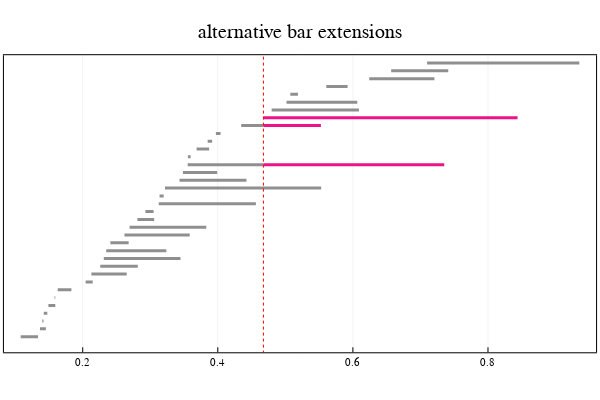

This figure's notebook cell:
### Code cell
# plot one of the alternative bar extensions

# select an alternative bar extension
alt = BE_alt[param][2]

p =plot_barcode(barcode_Y, selected_bars = alt, lw = 3,
                    epsilon = param, v_line = [param],
                    title = "alternative bar extensions")
plot(p)

### Figure 1 — Plotly figure (JSON) as saved in the notebook; plotly's stock layout.template omitted (floating-point values rounded to 4 significant figures)
{"data": [{"colorbar": {"title": ""}, "hoverinfo": "text", "legendgroup": "y1", "line": {"color": "rgba(143, 143, 143, 1.000)", "dash": "solid", "shape": "linear", "width": 3}, "mode": "lines", "name": "y1", "showlegend": true, "text": ["class 9", "class 9"], "type": "scatter", "x": [0.1082, 0.1339], "xaxis": "x1", "y": [1, 1], "yaxis": "y1", "zmax": null, "zmin": null}, {"colorbar": {"title": ""}, "hoverinfo": "text", "legendgroup": "y2", "line": {"color": "rgba(143, 143, 143, 1.000)", "dash": "solid", "shape": "linear", "width": 3}, "mode": "lines", "name": "y2", "showlegend": true, "text": ["class 10", "class 10"], "type": "scatter", "x": [0.1367, 0.1455], "xaxis": "x1", "y": [2, 2], "yaxis": "y1", "zmax": null, "zmin": null}, {"colorbar": {"title": ""}, "hoverinfo": "text", "legendgroup": "y3", "line": {"color": "rgba(143, 143, 143, 1.000)", "dash": "solid", "shape": "linear", "width": 3}, "mode": "lines", "name": "y3", "showlegend": true, "text": ["class 1", "class 1"], "type": "scatter", "x": [0.1401, 0.142], "xaxis": "x1", "y": [3, 3], "yaxis": "y1", "zmax": null, "zmin": null}, {"colorbar": {"title": ""}, "hoverinfo": "text", "legendgroup": "y4", "line": {"color": "rgba(143, 143, 143, 1.000)", "dash": "solid", "shape": "linear", "width": 3}, "mode": "lines", "name": "y4", "showlegend": true, "text": ["class 2", "class 2"], "type": "scatter", "x": [0.1424, 0.1476], "xaxis": "x1", "y": [4, 4], "yaxis": "y1", "zmax": null, "zmin": null}, {"colorbar": {"title": ""}, "hoverinfo": "text", "legendgroup": "y5", "line": {"color": "rgba(143, 143, 143, 1.000)", "dash": "solid", "shape": "linear", "width": 3}, "mode": "lines", "name": "y5", "showlegend": true, "text": ["class 11", "class 11"], "type": "scatter", "x": [0.1492, 0.1594], "xaxis": "x1", "y": [5, 5], "yaxis": "y1", "zmax": null, "zmin": null}, {"colorbar": {"title": ""}, "hoverinfo": "text", "legendgroup": "y6", "line": {"color": "rgba(143, 143, 143, 1.000)", "dash": "solid", "shape": "linear", "width": 3}, "mode": "lines", "name": "y6", "showlegend": true, "text": ["class 12", "class 12"], "type": "scatter", "x": [0.1583, 0.1593], "xaxis": "x1", "y": [6, 6], "yaxis": "y1", "zmax": null, "zmin": null}, {"colorbar": {"title": ""}, "hoverinfo": "text", "legendgroup": "y7", "line": {"color": "rgba(143, 143, 143, 1.000)", "dash": "solid", "shape": "linear", "width": 3}, "mode": "lines", "name": "y7", "showlegend": true, "text": ["class 3", "class 3"], "type": "scatter", "x": [0.163, 0.1833], "xaxis": "x1", "y": [7, 7], "yaxis": "y1", "zmax": null, "zmin": null}, {"colorbar": {"title": ""}, "hoverinfo": "text", "legendgroup": "y8", "line": {"color": "rgba(143, 143, 143, 1.000)", "dash": "solid", "shape": "linear", "width": 3}, "mode": "lines", "name": "y8", "showlegend": true, "text": ["class 4", "class 4"], "type": "scatter", "x": [0.2043, 0.2148], "xaxis": "x1", "y": [8, 8], "yaxis": "y1", "zmax": null, "zmin": null}, {"colorbar": {"title": ""}, "hoverinfo": "text", "legendgroup": "y9", "line": {"color": "rgba(143, 143, 143, 1.000)", "dash": "solid", "shape": "linear", "width": 3}, "mode": "lines", "name": "y9", "showlegend": true, "text": ["class 13", "class 13"], "type": "scatter", "x": [0.2128, 0.2652], "xaxis": "x1", "y": [9, 9], "yaxis": "y1", "zmax": null, "zmin": null}, {"colorbar": {"title": ""}, "hoverinfo": "text", "legendgroup": "y10", "line": {"color": "rgba(143, 143, 143, 1.000)", "dash": "solid", "shape": "linear", "width": 3}, "mode": "lines", "name": "y10", "showlegend": true, "text": ["class 14", "class 14"], "type": "scatter", "x": [0.226, 0.2815], "xaxis": "x1", "y": [10, 10], "yaxis": "y1", "zmax": null, "zmin": null}, {"colorbar": {"title": ""}, "hoverinfo": "text", "legendgroup": "y11", "line": {"color": "rgba(143, 143, 143, 1.000)", "dash": "solid", "shape": "linear", "width": 3}, "mode": "lines", "name": "y11", "showlegend": true, "text": ["class 15", "class 15"], "type": "scatter", "x": [0.2312, 0.3447], "xaxis": "x1", "y": [11, 11], "yaxis": "y1", "zmax": null, "zmin": null}, {"colorbar": {"title": ""}, "hoverinfo": "text", "legendgroup": "y12", "line": {"color": "rgba(143, 143, 143, 1.000)", "dash": "solid", "shape": "linear", "width": 3}, "mode": "lines", "name": "y12", "showlegend": true, "text": ["class 16", "class 16"], "type": "scatter", "x": [0.2348, 0.3238], "xaxis": "x1", "y": [12, 12], "yaxis": "y1", "zmax": null, "zmin": null}, {"colorbar": {"title": ""}, "hoverinfo": "text", "legendgroup": "y13", "line": {"color": "rgba(143, 143, 143, 1.000)", "dash": "solid", "shape": "linear", "width": 3}, "mode": "lines", "name": "y13", "showlegend": true, "text": ["class 17", "class 17"], "type": "scatter", "x": [0.2409, 0.268], "xaxis": "x1", "y": [13, 13], "yaxis": "y1", "zmax": null, "zmin": null}, {"colorbar": {"title": ""}, "hoverinfo": "text", "legendgroup": "y14", "line": {"color": "rgba(143, 143, 143, 1.000)", "dash": "solid", "shape": "linear", "width": 3}, "mode": "lines", "name": "y14", "showlegend": true, "text": ["class 18", "class 18"], "type": "scatter", "x": [0.2618, 0.3584], "xaxis": "x1", "y": [14, 14], "yaxis": "y1", "zmax": null, "zmin": null}, {"colorbar": {"title": ""}, "hoverinfo": "text", "legendgroup": "y15", "line": {"color": "rgba(143, 143, 143, 1.000)", "dash": "solid", "shape": "linear", "width": 3}, "mode": "lines", "name": "y15", "showlegend": true, "text": ["class 19", "class 19"], "type": "scatter", "x": [0.2694, 0.383], "xaxis": "x1", "y": [15, 15], "yaxis": "y1", "zmax": null, "zmin": null}, {"colorbar": {"title": ""}, "hoverinfo": "text", "legendgroup": "y16", "line": {"color": "rgba(143, 143, 143, 1.000)", "dash": "solid", "shape": "linear", "width": 3}, "mode": "lines", "name": "y16", "showlegend": true, "text": ["class 5", "class 5"], "type": "scatter", "x": [0.2809, 0.3058], "xaxis": "x1", "y": [16, 16], "yaxis": "y1", "zmax": null, "zmin": null}, {"colorbar": {"title": ""}, "hoverinfo": "text", "legendgroup": "y17", "line": {"color": "rgba(143, 143, 143, 1.000)", "dash": "solid", "shape": "linear", "width": 3}, "mode": "lines", "name": "y17", "showlegend": true, "text": ["class 20", "class 20"], "type": "scatter", "x": [0.2928, 0.3049], "xaxis": "x1", "y": [17, 17], "yaxis": "y1", "zmax": null, "zmin": null}, {"colorbar": {"title": ""}, "hoverinfo": "text", "legendgroup": "y18", "line": {"color": "rgba(143, 143, 143, 1.000)", "dash": "solid", "shape": "linear", "width": 3}, "mode": "lines", "name": "y18", "showlegend": true, "text": ["class 21", "class 21"], "type": "scatter", "x": [0.3126, 0.4564], "xaxis": "x1", "y": [18, 18], "yaxis": "y1", "zmax": null, "zmin": null}, {"colorbar": {"title": ""}, "hoverinfo": "text", "legendgroup": "y19", "line": {"color": "rgba(143, 143, 143, 1.000)", "dash": "solid", "shape": "linear", "width": 3}, "mode": "lines", "name": "y19", "showlegend": true, "text": ["class 22", "class 22"], "type": "scatter", "x": [0.3138, 0.3198], "xaxis": "x1", "y": [19, 19], "yaxis": "y1", "zmax": null, "zmin": null}, {"colorbar": {"title": ""}, "hoverinfo": "text", "legendgroup": "y20", "line": {"color": "rgba(143, 143, 143, 1.000)", "dash": "solid", "shape": "linear", "width": 3}, "mode": "lines", "name": "y20", "showlegend": true, "text": ["class 34", "class 34"], "type": "scatter", "x": [0.3218, 0.553], "xaxis": "x1", "y": [20, 20], "yaxis": "y1", "zmax": null, "zmin": null}, {"colorbar": {"title": ""}, "hoverinfo": "text", "legendgroup": "y21", "line": {"color": "rgba(143, 143, 143, 1.000)", "dash": "solid", "shape": "linear", "width": 3}, "mode": "lines", "name": "y21", "showlegend": true, "text": ["class 23", "class 23"], "type": "scatter", "x": [0.3433, 0.4424], "xaxis": "x1", "y": [21, 21], "yaxis": "y1", "zmax": null, "zmin": null}, {"colorbar": {"title": ""}, "hoverinfo": "text", "legendgroup": "y22", "line": {"color": "rgba(143, 143, 143, 1.000)", "dash": "solid", "shape": "linear", "width": 3}, "mode": "lines", "name": "y22", "showlegend": true, "text": ["class 32", "class 32"], "type": "scatter", "x": [0.3484, 0.3991], "xaxis": "x1", "y": [22, 22], "yaxis": "y1", "zmax": null, "zmin": null}, {"colorbar": {"title": ""}, "hoverinfo": "text", "legendgroup": "y23", "line": {"color": "rgba(143, 143, 143, 1.000)", "dash": "solid", "shape": "linear", "width": 3}, "mode": "lines", "name": "y23", "showlegend": true, "text": ["class 36", "class 36"], "type": "scatter", "x": [0.3554, 0.4675], "xaxis": "x1", "y": [23, 23], "yaxis": "y1", "zmax": null, "zmin": null}, {"colorbar": {"title": ""}, "hoverinfo": "text", "legendgroup": "y24", "line": {"color": "rgba(238, 18, 137, 1.000)", "dash": "solid", "shape": "linear", "width": 3}, "mode": "lines", "name": "y24", "showlegend": true, "text": ["class 36", "class 36"], "type": "scatter", "x": [0.4675, 0.7352], "xaxis": "x1", "y": [23, 23], "yaxis": "y1", "zmax": null, "zmin": null}, {"colorbar": {"title": ""}, "hoverinfo": "text", "legendgroup": "y25", "line": {"color": "rgba(143, 143, 143, 1.000)", "dash": "solid", "shape": "linear", "width": 3}, "mode": "lines", "name": "y25", "showlegend": true, "text": ["class 24", "class 24"], "type": "scatter", "x": [0.3557, 0.3598], "xaxis": "x1", "y": [24, 24], "yaxis": "y1", "zmax": null, "zmin": null}, {"colorbar": {"title": ""}, "hoverinfo": "text", "legendgroup": "y26", "line": {"color": "rgba(143, 143, 143, 1.000)", "dash": "solid", "shape": "linear", "width": 3}, "mode": "lines", "name": "y26", "showlegend": true, "text": ["class 6", "class 6"], "type": "scatter", "x": [0.3686, 0.3872], "xaxis": "x1", "y": [25, 25], "yaxis": "y1", "zmax": null, "zmin": null}, {"colorbar": {"title": ""}, "hoverinfo": "text", "legendgroup": "y27", "line": {"color": "rgba(143, 143, 143, 1.000)", "dash": "solid", "shape": "linear", "width": 3}, "mode": "lines", "name": "y27", "showlegend": true, "text": ["class 25", "class 25"], "type": "scatter", "x": [0.385, 0.3916], "xaxis": "x1", "y": [26, 26], "yaxis": "y1", "zmax": null, "zmin": null}, {"colorbar": {"title": ""}, "hoverinfo": "text", "legendgroup": "y28", "line": {"color": "rgba(143, 143, 143, 1.000)", "dash": "solid", "shape": "linear", "width": 3}, "mode": "lines", "name": "y28", "showlegend": true, "text": ["class 7", "class 7"], "type": "scatter", "x": [0.3972, 0.4041], "xaxis": "x1", "y": [27, 27], "yaxis": "y1", "zmax": null, "zmin": null}, {"colorbar": {"title": ""}, "hoverinfo": "text", "legendgroup": "y29", "line": {"color": "rgba(143, 143, 143, 1.000)", "dash": "solid", "shape": "linear", "width": 3}, "mode": "lines", "name": "y29", "showlegend": true, "text": ["class 26", "class 26"], "type": "scatter", "x": [0.4347, 0.4675], "xaxis": "x1", "y": [28, 28], "yaxis": "y1", "zmax": null, "zmin": null}, {"colorbar": {"title": ""}, "hoverinfo": "text", "legendgroup": "y30", "line": {"color": "rgba(238, 18, 137, 1.000)", "dash": "solid", "shape": "linear", "width": 3}, "mode": "lines", "name": "y30", "showlegend": true, "text": ["class 26", "class 26"], "type": "scatter", "x": [0.4675, 0.5526], "xaxis": "x1", "y": [28, 28], "yaxis": "y1", "zmax": null, "zmin": null}, {"colorbar": {"title": ""}, "hoverinfo": "text", "legendgroup": "y31", "line": {"color": "rgba(143, 143, 143, 1.000)", "dash": "solid", "shape": "linear", "width": 3}, "mode": "lines", "name": "y31", "showlegend": true, "text": ["class 27", "class 27"], "type": "scatter", "x": [0.4675, 0.4675], "xaxis": "x1", "y": [29, 29], "yaxis": "y1", "zmax": null, "zmin": null}, {"colorbar": {"title": ""}, "hoverinfo": "text", "legendgroup": "y32", "line": {"color": "rgba(238, 18, 137, 1.000)", "dash": "solid", "shape": "linear", "width": 3}, "mode": "lines", "name": "y32", "showlegend": true, "text": ["class 27", "class 27"], "type": "scatter", "x": [0.4675, 0.8438], "xaxis": "x1", "y": [29, 29], "yaxis": "y1", "zmax": null, "zmin": null}, {"colorbar": {"title": ""}, "hoverinfo": "text", "legendgroup": "y33", "line": {"color": "rgba(143, 143, 143, 1.000)", "dash": "solid", "shape": "linear", "width": 3}, "mode": "lines", "name": "y33", "showlegend": true, "text": ["class 35", "class 35"], "type": "scatter", "x": [0.4797, 0.609], "xaxis": "x1", "y": [30, 30], "yaxis": "y1", "zmax": null, "zmin": null}, {"colorbar": {"title": ""}, "hoverinfo": "text", "legendgroup": "y34", "line": {"color": "rgba(143, 143, 143, 1.000)", "dash": "solid", "shape": "linear", "width": 3}, "mode": "lines", "name": "y34", "showlegend": true, "text": ["class 33", "class 33"], "type": "scatter", "x": [0.5017, 0.6065], "xaxis": "x1", "y": [31, 31], "yaxis": "y1", "zmax": null, "zmin": null}, {"colorbar": {"title": ""}, "hoverinfo": "text", "legendgroup": "y35", "line": {"color": "rgba(143, 143, 143, 1.000)", "dash": "solid", "shape": "linear", "width": 3}, "mode": "lines", "name": "y35", "showlegend": true, "text": ["class 8", "class 8"], "type": "scatter", "x": [0.5074, 0.5186], "xaxis": "x1", "y": [32, 32], "yaxis": "y1", "zmax": null, "zmin": null}, {"colorbar": {"title": ""}, "hoverinfo": "text", "legendgroup": "y36", "line": {"color": "rgba(143, 143, 143, 1.000)", "dash": "solid", "shape": "linear", "width": 3}, "mode": "lines", "name": "y36", "showlegend": true, "text": ["class 28", "class 28"], "type": "scatter", "x": [0.5607, 0.5922], "xaxis": "x1", "y": [33, 33], "yaxis": "y1", "zmax": null, "zmin": null}, {"colorbar": {"title": ""}, "hoverinfo": "text", "legendgroup": "y37", "line": {"color": "rgba(143, 143, 143, 1.000)", "dash": "solid", "shape": "linear", "width": 3}, "mode": "lines", "name": "y37", "showlegend": true, "text": ["class 29", "class 29"], "type": "scatter", "x": [0.6242, 0.7207], "xaxis": "x1", "y": [34, 34], "yaxis": "y1", "zmax": null, "zmin": null}, {"colorbar": {"title": ""}, "hoverinfo": "text", "legendgroup": "y38", "line": {"color": "rgba(143, 143, 143, 1.000)", "dash": "solid", "shape": "linear", "width": 3}, "mode": "lines", "name": "y38", "showlegend": true, "text": ["class 30", "class 30"], "type": "scatter", "x": [0.6567, 0.7412], "xaxis": "x1", "y": [35, 35], "yaxis": "y1", "zmax": null, "zmin": null}, {"colorbar": {"title": ""}, "hoverinfo": "text", "legendgroup": "y39", "line": {"color": "rgba(143, 143, 143, 1.000)", "dash": "solid", "shape": "linear", "width": 3}, "mode": "lines", "name": "y39", "showlegend": true, "text": ["class 31", "class 31"], "type": "scatter", "x": [0.7099, 0.9352], "xaxis": "x1", "y": [36, 36], "yaxis": "y1", "zmax": null, "zmin": null}, {"colorbar": {"title": ""}, "legendgroup": "y40", "line": {"color": "rgba(255, 0, 0, 1.000)", "dash": "dot", "shape": "linear", "width": 1}, "mode": "lines", "name": "y40", "showlegend": true, "type": "scatter", "x": [0.4675, 0.4675], "xaxis": "x1", "y": [-3801, 3837], "yaxis": "y1", "zmax": null, "zmin": null}], "layout": {"annotations": [{"font": {"color": "rgba(0, 0, 0, 1.000)", "family": "sans-serif", "size": 20}, "rotation": 0, "showarrow": false, "text": "alternative bar extensions", "x": 0.5, "xanchor": "center", "xref": "paper", "y": 1, "yanchor": "top", "yref": "paper"}], "height": 400, "margin": {"b": 20, "l": 0, "r": 0, "t": 20}, "paper_bgcolor": "rgba(255, 255, 255, 1.000)", "plot_bgcolor": "rgba(255, 255, 255, 1.000)", "showlegend": false, "width": 600, "xaxis": {"anchor": "y1", "domain": [0.006562, 0.9934], "gridcolor": "rgba(0, 0, 0, 0.100)", "gridwidth": 0.5, "linecolor": "rgba(0, 0, 0, 1.000)", "mirror": true, "range": [0.08337, 0.96], "showgrid": true, "showline": true, "showticklabels": true, "tickangle": 0, "tickcolor": "rgb(0, 0, 0)", "tickfont": {"color": "rgba(0, 0, 0, 1.000)", "family": "sans-serif", "size": 11}, "tickmode": "array", "ticks": "inside", "ticktext": ["0.2", "0.4", "0.6", "0.8"], "tickvals": [0.2, 0.4, 0.6, 0.8], "title": "", "titlefont": {"color": "rgba(0, 0, 0, 1.000)", "family": "sans-serif", "size": 15}, "type": "-", "visible": true, "zeroline": false, "zerolinecolor": "rgba(0, 0, 0, 1.000)"}, "yaxis": {"anchor": "x1", "domain": [0.07699, 0.9022], "gridcolor": "rgba(0, 0, 0, 0.100)", "gridwidth": 0.5, "linecolor": "rgba(0, 0, 0, 1.000)", "mirror": true, "range": [-1, 37], "showgrid": true, "showline": true, "showticklabels": true, "tickangle": 0, "tickcolor": "rgb(0, 0, 0)", "tickfont": {"color": "rgba(0, 0, 0, 1.000)", "family": "sans-serif", "size": 11}, "tickmode": "array", "ticks": "inside", "ticktext": [], "tickvals": [], "title": "", "titlefont": {"color": "rgba(0, 0, 0, 1.000)", "family": "sans-serif", "size": 15}, "type": "-", "visible": true, "zeroline": false, "zerolinecolor": "rgba(0, 0, 0, 1.000)"}}}
